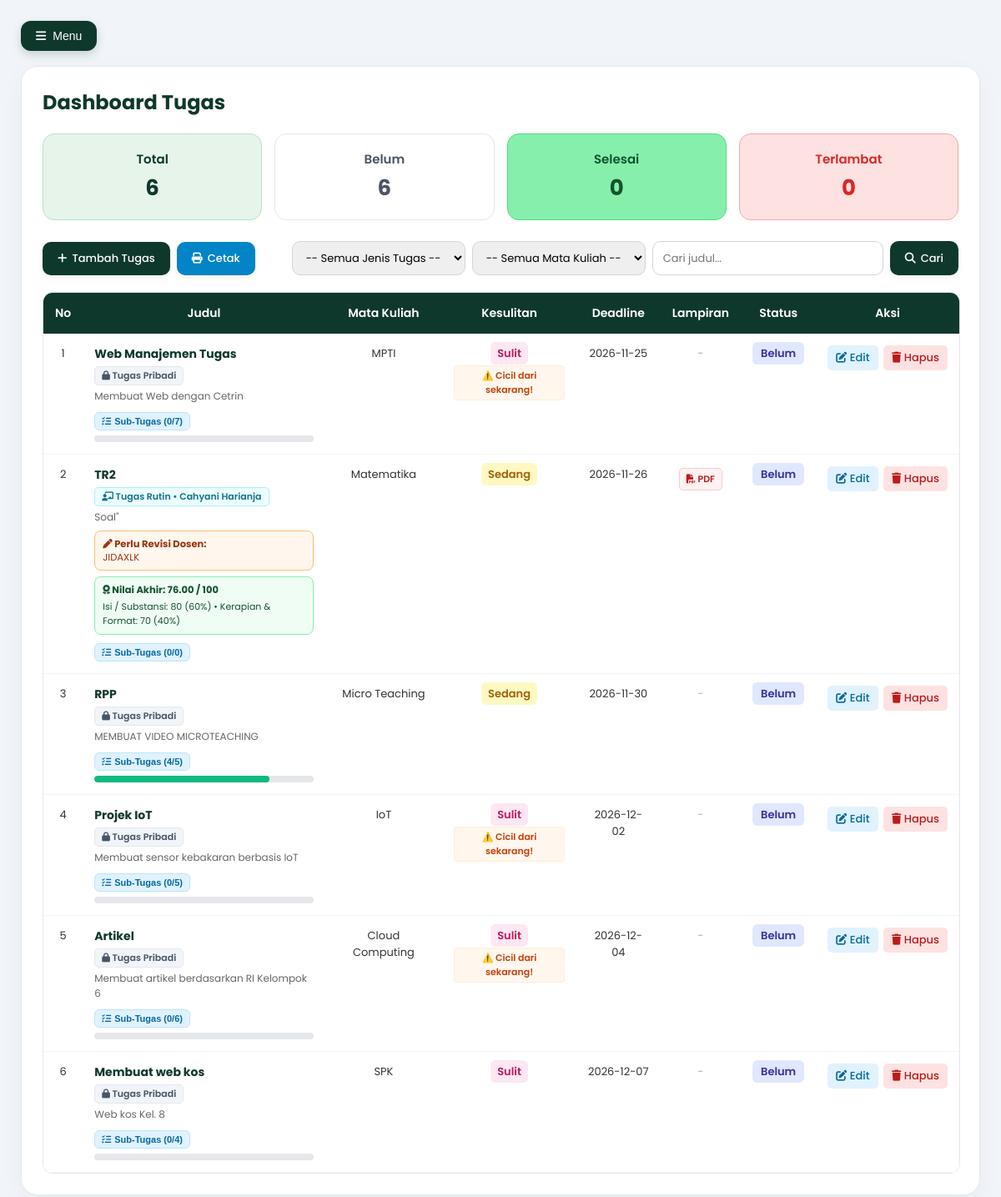
Page /dashboard.php (signed in) on the committed database.
### tables this page shows
CREATE TABLE `tugas` (
  `id` int(11) NOT NULL,
  `user_id` int(11) NOT NULL,
  `dosen_id` int(11) DEFAULT NULL,
  `kantong_id` int(11) DEFAULT NULL,
  `judul` varchar(255) NOT NULL,
  `matkul` varchar(100) NOT NULL,
  `deadline` date NOT NULL,
  `deskripsi` text DEFAULT NULL,
  `tingkat_kesulitan` varchar(20) DEFAULT 'Sedang',
  `url_link` varchar(255) DEFAULT NULL,
  `file_tugas` varchar(255) DEFAULT NULL,
  `is_pinned` tinyint(1) DEFAULT 0,
  `status` varchar(50) DEFAULT 'Belum',
  `status_review` enum('belum_direview','revisi','sudah_direvisi','acc') NOT NULL DEFAULT 'belum_direview',
  `catatan_dosen` text DEFAULT NULL,
  `detail_nilai` text DEFAULT NULL,
  `nilai_akhir` decimal(5,2) DEFAULT NULL,
  `created_at` timestamp NOT NULL DEFAULT current_timestamp()
);

CREATE TABLE `kantong_tugas` (
  `id` int(11) NOT NULL,
  `dosen_id` int(11) NOT NULL,
  `jenis_tugas` varchar(100) NOT NULL,
  `judul_kantong` varchar(255) NOT NULL,
  `deskripsi` text DEFAULT NULL,
  `deadline` date NOT NULL,
  `rubrik_nilai` text DEFAULT NULL,
  `created_at` timestamp NOT NULL DEFAULT current_timestamp()
);

CREATE TABLE `users` (
  `id` int(11) NOT NULL,
  `username` varchar(50) NOT NULL,
  `nama_lengkap` varchar(100) DEFAULT NULL,
  `password` varchar(255) NOT NULL,
  `role` enum('mahasiswa','dosen') NOT NULL DEFAULT 'mahasiswa',
  `matkul_ampu` varchar(100) DEFAULT NULL,
  `created_at` timestamp NOT NULL DEFAULT current_timestamp()
);

### dashboard.php (the view, shortened to what this page needs)
<?php
include 'koneksi.php';
$user_id = $_SESSION['user_id'];
$cari = isset($_GET['cari']) ? mysqli_real_escape_string($conn, $_GET['cari']) : "";
$where = "WHERE t.user_id = '$user_id'";
$query_data = "SELECT t.*, d.nama_lengkap AS nama_dosen, d.username AS username_dosen, d.matkul_ampu, k.jenis_tugas AS k_jenis
               FROM tugas t
               LEFT JOIN users d ON t.dosen_id = d.id
               LEFT JOIN kantong_tugas k ON t.kantong_id = k.id
               $where
               ORDER BY t.is_pinned DESC, t.deadline ASC, t.id DESC";
$data = mysqli_query($conn, $query_data);
$total = mysqli_num_rows($data);
$jumlah_belum = mysqli_num_rows(mysqli_query($conn, "SELECT id FROM tugas WHERE user_id = '$user_id' AND status='Belum'"));
$jumlah_selesai = mysqli_num_rows(mysqli_query($conn, "SELECT id FROM tugas WHERE user_id = '$user_id' AND status='Selesai'"));
$terlambat = 0;
?>
<!DOCTYPE html>
<html lang="id">
<head>
    <link rel="stylesheet" href="https://cdnjs.cloudflare.com/ajax/libs/font-awesome/6.5.1/css/all.min.css">
</head>
<body>
<div class="main" id="mainContent">
    <button id="toggleBtn" class="btn-toggle" title="Tutup/Buka Sidebar">
        <i class="fa-solid fa-bars"></i> Menu
    </button>
    <div class="box">
        <h2 class="title">Dashboard Tugas</h2>
        <div class="card-container">
            <div class="card total">Total <span><?= $total; ?></span></div>
            <div class="card belum-card">Belum <span><?= $jumlah_belum; ?></span></div>
            <div class="card selesai-card">Selesai <span><?= $jumlah_selesai; ?></span></div>
            <div class="card terlambat-card">Terlambat <span><?= $terlambat; ?></span></div>
        </div>
        <div class="action-bar">
            <div class="action-btns">
                <button onclick="bukaModalTambah()" class="btn"><i class="fa-solid fa-plus"></i> Tambah Tugas</button>
                <button onclick="window.print()" class="btn btn-print"><i class="fa-solid fa-print"></i> Cetak</button>
            </div>
            <form method="GET" class="search-box">
                <select name="filter_jenis" onchange="this.form.submit()">
                    <option value="">-- Semua Jenis Tugas --</option>
                </select>
                <select name="filter_matkul" onchange="this.form.submit()">
                    <option value="">-- Semua Mata Kuliah --</option>
                </select>
                <input type="text" name="cari" placeholder="Cari judul..." value="<?= htmlspecialchars($cari); ?>">
                <button type="submit" class="btn"><i class="fa-solid fa-magnifying-glass"></i> Cari</button>
            </form>
        </div>
        <div class="table-responsive">
            <table>
                <thead>
                    <tr>
                        <th>No</th>
                        <th>Judul</th>
                        <th>Mata Kuliah</th>
                        <th>Kesulitan</th>
                        <th>Deadline</th>
                        <th>Lampiran</th>
                        <th>Status</th>
                        <th>Aksi</th>
                    </tr>
                </thead>
                <tbody>
                    <?php
                    $no = 1;
                    if (mysqli_num_rows($data) > 0):
                        while ($row = mysqli_fetch_assoc($data)):
                            $tugas_id = $row['id'];
                            $sub_total_q = mysqli_query($conn, "SELECT COUNT(*) as total FROM sub_tugas WHERE tugas_id='$tugas_id'");
                            $sub_total = mysqli_fetch_assoc($sub_total_q)['total'];
                            $sub_done_q = mysqli_query($conn, "SELECT COUNT(*) as done FROM sub_tugas WHERE tugas_id='$tugas_id' AND is_completed=1");
                            $sub_done = mysqli_fetch_assoc($sub_done_q)['done'];
                            $persen = ($sub_total > 0) ? round(($sub_done / $sub_total) * 100) : 0;
                    ?>
                    <tr>
                        <td><?= $no++; ?></td>
                        <td style="text-align: left; max-width: 280px;">
                            <div>
                                <strong style="color: var(--primary-dark); font-size: 14px;"><?= htmlspecialchars($row['judul']); ?></strong>
                            </div>
                            <?php if (!empty($row['dosen_id'])):
                                $nama_tampil_dosen = !empty($row['nama_dosen']) ? $row['nama_dosen'] : $row['username_dosen'];
                            ?>
                                <span class="tag-dosen">
                                    <i class="fa-solid fa-chalkboard-user"></i>
                                    <?= !empty($row['k_jenis']) ? htmlspecialchars($row['k_jenis']) . ' • ' : ''; ?>
                                    <?= htmlspecialchars($nama_tampil_dosen); ?>
                                </span>
                            <?php else: ?>
                                <span class="tag-pribadi"><i class="fa-solid fa-lock"></i> Tugas Pribadi</span>
                            <?php endif; ?>
                            <?php if (!empty($row['deskripsi'])): ?>
                                <div style="font-size: 12px; color: #666; margin-top: 4px;">
                                    <?= htmlspecialchars($row['deskripsi']); ?>
                                </div>
                            <?php endif; ?>
                            <?php if (!empty($row['dosen_id'])): ?>
                                <?php
                                $st_rev = $row['status_review'] ?? 'belum_direview';
                                if ($st_rev === 'revisi'):
                                ?>
                                    <div class="review-box review-revisi">
                                        <strong><i class="fa-solid fa-pen"></i> Perlu Revisi Dosen:</strong><br>
                                        <?= nl2br(htmlspecialchars($row['catatan_dosen'])); ?>
                                    </div>
                                <?php else: ?>
                                    <div class="review-box review-wait">
                                        <i class="fa-regular fa-hourglass-half"></i> Menunggu Review Dosen
                                    </div>
                                <?php endif; ?>
                                <?php if ($row['nilai_akhir'] !== null):
                                    $rincian = json_decode($row['detail_nilai'], true);
                                ?>
                                    <div class="nilai-box">
                                        <strong><i class="fa-solid fa-award"></i> Nilai Akhir: <?= number_format((float)$row['nilai_akhir'], 2); ?> / 100</strong>
                                        <?php if (is_array($rincian) && count($rincian) > 0): ?>
                                            <div style="margin-top:3px; font-size:11px;">
                                                <?php
                                                $parts = [];
                                                foreach ($rincian as $item) {
                                                    $parts[] = htmlspecialchars($item['kriteria']) . ": " . $item['nilai'] . " (" . $item['bobot'] . "%)";
                                                }
                                                echo implode(" • ", $parts);
                                                ?>
                                            </div>
                                        <?php endif; ?>
                                    </div>
                                <?php endif; ?>
                            <?php endif; ?>
                            <div style="margin-top: 6px;">
                                <button onclick="bukaModalSub(<?= $tugas_id; ?>, '<?= htmlspecialchars(addslashes($row['judul'])); ?>')" class="btn-subtugas">
                                    <i class="fa-solid fa-list-check"></i> Sub-Tugas (<?= $sub_done; ?>/<?= $sub_total; ?>)
                                </button>
                                <?php if ($sub_total > 0): ?>
                                    <div class="progress-container" title="<?= $persen; ?>% Selesai">
                                        <div class="progress-bar" style="width: <?= $persen; ?>%;"></div>
                                    </div>
                                <?php endif; ?>
                            </div>
                        </td>
                        <td><?= htmlspecialchars($row['matkul']); ?></td>
                        <td>
                            <?php
                            $tingkat = $row['tingkat_kesulitan'] ?? 'Sedang';
                            if ($tingkat == 'Mudah') {
                                echo "<span class='badge-mudah'>Mudah</span>";
                            } elseif ($tingkat == 'Sulit') {
                                echo "<span class='badge-sulit'>Sulit</span>";
                                $tgl_deadline = strtotime($row['deadline']);
                                $hari_ini_str = strtotime(date('Y-m-d'));
                                $sisa_hari = floor(($tgl_deadline - $hari_ini_str) / (60 * 60 * 24));
                                if ($sisa_hari >= 0 && $sisa_hari <= 14 && $row['status'] == 'Belum') {
                                    echo "<span class='mulai-awal'>⚠️ Cicil dari sekarang!</span>";
                                }
                            } else {
                                echo "<span class='badge-sedang'>Sedang</span>";
                            }
                            ?>
                        </td>
                        <td><?= htmlspecialchars($row['deadline']); ?></td>
                        <td>
                            <?php if (!empty($row['file_tugas'])): ?>
                                <a href="uploads/<?= rawurlencode($row['file_tugas']); ?>" target="_blank" class="btn-pdf">
                                    <i class="fa-solid fa-file-pdf"></i> PDF
                                </a><br>
                            <?php endif; ?>
                            <?php if (empty($row['file_tugas']) && empty($row['url_link'])): ?>
                                <span style="color:#aaa;">-</span>
                            <?php endif; ?>
                        </td>
                        <td>
                            <?php
                            $status = $row['status'];
                            $tgl_dead = $row['deadline'];
                            $tgl_now = date('Y-m-d');
                            $selisih = (strtotime($tgl_dead) - strtotime($tgl_now)) / (60 * 60 * 24);
                            if ($status == "Selesai") {
                                echo "<span class='selesai'>Selesai</span>";
                            } elseif ($tgl_dead < $tgl_now) {
                                echo "<span class='terlambat-badge'>Terlambat</span>";
                            } elseif ($tgl_dead == $tgl_now) {
                                echo "<span class='badge-hari-ini'>🔥 Hari Ini!</span>";
                            } elseif ($selisih == 1) {
                                echo "<span class='badge-besok'>⏰ Besok</span>";
                            } elseif ($selisih > 1 && $selisih <= 3) {
                                echo "<span class='badge-mendekati'>⏳ H-" . ceil($selisih) . "</span>";
                            } else {
                                echo "<span class='belum'>Belum</span>";
                            }
                            ?>
                        </td>
                        <td style="white-space: nowrap;">
                            <a class="edit" href="edit.php?id=<?= $row['id']; ?>"><i class="fa-solid fa-pen-to-square"></i> Edit</a>
                            <a class="hapus" href="hapus.php?id=<?= $row['id']; ?>" onclick="return confirm('Yakin hapus tugas ini?')"><i class="fa-solid fa-trash"></i> Hapus</a>
                        </td>
                    </tr>
                    <?php
                        endwhile;
                    else:
                    ?>
                    <tr>
                        <td colspan="8">Belum ada tugas yang sesuai filter.</td>
                    </tr>
                    <?php endif; ?>
                </tbody>
            </table>
        </div>
    </div>
</div>
</body>
</html>

### rows in the picture
tugas: judul "Web Manajemen Tugas", shows "Tugas Pribadi", deskripsi "Membuat Web dengan Cetrin", sub_done "0", sub_total "7", matkul "MPTI", tingkat_kesulitan "Sulit", deadline "2026-11-25", status "Belum"
tugas: judul "TR2", kantong_tugas.jenis_tugas "Tugas Rutin", dosen.nama_lengkap "Cahyani Harianja", deskripsi "Soal\"", catatan_dosen "JIDAXLK", nilai_akhir "76.00", parts "Isi / Substansi: 80 (60%) • Kerapian & Format: 70 (40%)", sub_done "0", sub_total "0", matkul "Matematika", tingkat_kesulitan "Sedang", deadline "2026-11-26", status "Belum"
tugas: judul "RPP", shows "Tugas Pribadi", deskripsi "MEMBUAT VIDEO MICROTEACHING", sub_done "4", sub_total "5", $persen 80 (drawn), matkul "Micro Teaching", tingkat_kesulitan "Sedang", deadline "2026-11-30", status "Belum"
tugas: judul "Projek IoT", shows "Tugas Pribadi", deskripsi "Membuat sensor kebakaran berbasis IoT", sub_done "0", sub_total "5", matkul "IoT", tingkat_kesulitan "Sulit", deadline "2026-12-02", status "Belum"
tugas: judul "Artikel", shows "Tugas Pribadi", deskripsi "Membuat artikel berdasarkan RI Kelompok 6", sub_done "0", sub_total "6", matkul "Cloud Computing", tingkat_kesulitan "Sulit", deadline "2026-12-04", status "Belum"
tugas: judul "Membuat web kos", shows "Tugas Pribadi", deskripsi "Web kos Kel. 8", sub_done "0", sub_total "4", matkul "SPK", tingkat_kesulitan "Sulit", deadline "2026-12-07", status "Belum"

### other values in the picture
$total "6"
$jumlah_belum "6"
$jumlah_selesai "0"
$terlambat "0"
